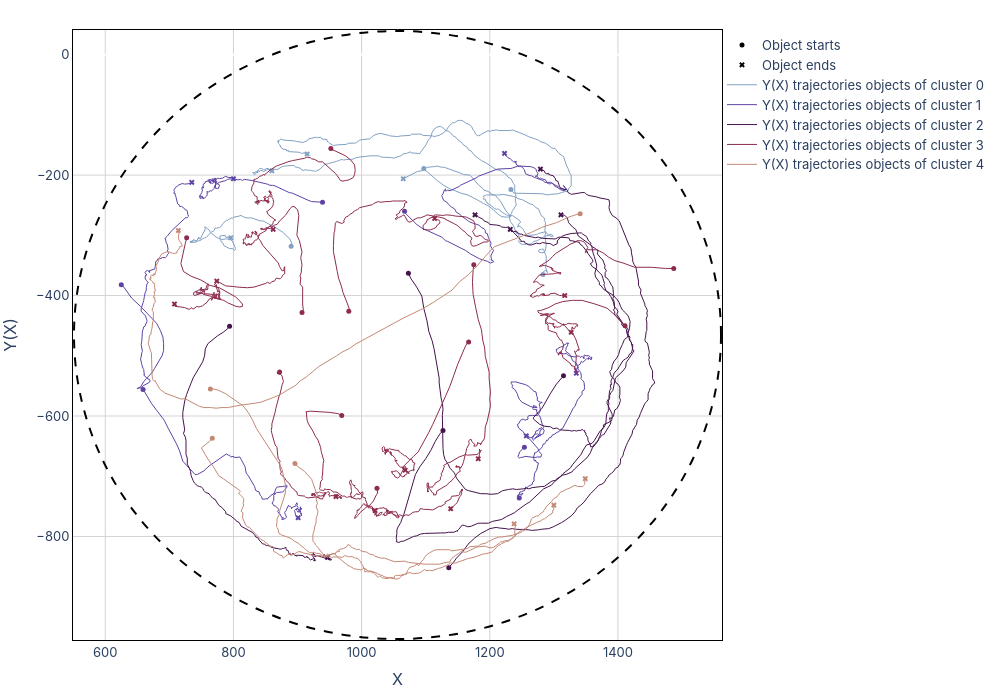

This figure's notebook cell:
### Code cell
clusters = Clusterer(df, coord_data = coord_data, robots_form=robots_form ,n_clusters = 5, colors = colors, time_period = time_period, save_flag = True)
clusters.cluster_creating()
clusters.cluster_analysis()

### Figure 1 — Plotly figure (JSON) as saved in the notebook; plotly's stock layout.template omitted (floating-point values rounded to 4 significant figures; data arrays with more than 128 entries replaced by an {"elided": "..."} marker saying what was removed)
{"data": [{"line": {"color": "black", "width": 1}, "marker": {"color": "black", "size": 5, "symbol": "circle"}, "mode": "markers", "name": "Object starts", "showlegend": true, "type": "scatter", "x": [null], "y": [null]}, {"line": {"color": "black", "width": 1}, "marker": {"color": "black", "size": 5, "symbol": "x"}, "mode": "markers", "name": "Object ends", "showlegend": true, "type": "scatter", "x": [null], "y": [null]}, {"line": {"color": "rgb(130, 160, 195)", "width": 1}, "mode": "lines", "name": "Y(X) trajectories objects of cluster 0", "showlegend": true, "type": "scatter", "x": {"elided": "200 int values"}, "xaxis": "x", "y": {"elided": "200 int values"}, "yaxis": "y"}, {"line": {"color": "black", "width": 1}, "marker": {"color": "rgb(130, 160, 195)", "size": 5, "symbol": "circle"}, "mode": "markers", "name": "Object starts", "showlegend": false, "type": "scatter", "x": [1283], "y": [-365]}, {"line": {"color": "black", "width": 1}, "marker": {"color": "rgb(130, 160, 195)", "size": 5, "symbol": "x"}, "mode": "markers", "name": "Object ends", "showlegend": false, "type": "scatter", "x": [1065], "y": [-206]}, {"line": {"color": "rgb(130, 160, 195)", "width": 1}, "mode": "lines", "name": "Y(X) trajectories objects of cluster 0", "showlegend": false, "type": "scatter", "x": {"elided": "200 int values"}, "xaxis": "x", "y": {"elided": "200 int values"}, "yaxis": "y"}, {"line": {"color": "black", "width": 1}, "marker": {"color": "rgb(130, 160, 195)", "size": 5, "symbol": "circle"}, "mode": "markers", "name": "Object starts", "showlegend": false, "type": "scatter", "x": [1233], "y": [-224]}, {"line": {"color": "black", "width": 1}, "marker": {"color": "rgb(130, 160, 195)", "size": 5, "symbol": "x"}, "mode": "markers", "name": "Object ends", "showlegend": false, "type": "scatter", "x": [915], "y": [-165]}, {"line": {"color": "rgb(130, 160, 195)", "width": 1}, "mode": "lines", "name": "Y(X) trajectories objects of cluster 0", "showlegend": false, "type": "scatter", "x": {"elided": "200 int values"}, "xaxis": "x", "y": {"elided": "200 int values"}, "yaxis": "y"}, {"line": {"color": "black", "width": 1}, "marker": {"color": "rgb(130, 160, 195)", "size": 5, "symbol": "circle"}, "mode": "markers", "name": "Object starts", "showlegend": false, "type": "scatter", "x": [890], "y": [-318]}, {"line": {"color": "black", "width": 1}, "marker": {"color": "rgb(130, 160, 195)", "size": 5, "symbol": "x"}, "mode": "markers", "name": "Object ends", "showlegend": false, "type": "scatter", "x": [796], "y": [-304]}, {"line": {"color": "rgb(130, 160, 195)", "width": 1}, "mode": "lines", "name": "Y(X) trajectories objects of cluster 0", "showlegend": false, "type": "scatter", "x": {"elided": "200 int values"}, "xaxis": "x", "y": {"elided": "200 int values"}, "yaxis": "y"}, {"line": {"color": "black", "width": 1}, "marker": {"color": "rgb(130, 160, 195)", "size": 5, "symbol": "circle"}, "mode": "markers", "name": "Object starts", "showlegend": false, "type": "scatter", "x": [1097], "y": [-189]}, {"line": {"color": "black", "width": 1}, "marker": {"color": "rgb(130, 160, 195)", "size": 5, "symbol": "x"}, "mode": "markers", "name": "Object ends", "showlegend": false, "type": "scatter", "x": [860], "y": [-193]}, {"line": {"color": "rgb(94, 67, 165)", "width": 1}, "mode": "lines", "name": "Y(X) trajectories objects of cluster 1", "showlegend": true, "type": "scatter", "x": {"elided": "200 int values"}, "xaxis": "x", "y": {"elided": "200 int values"}, "yaxis": "y"}, {"line": {"color": "black", "width": 1}, "marker": {"color": "rgb(94, 67, 165)", "size": 5, "symbol": "circle"}, "mode": "markers", "name": "Object starts", "showlegend": false, "type": "scatter", "x": [659], "y": [-556]}, {"line": {"color": "black", "width": 1}, "marker": {"color": "rgb(94, 67, 165)", "size": 5, "symbol": "x"}, "mode": "markers", "name": "Object ends", "showlegend": false, "type": "scatter", "x": [901], "y": [-769]}, {"line": {"color": "rgb(94, 67, 165)", "width": 1}, "mode": "lines", "name": "Y(X) trajectories objects of cluster 1", "showlegend": false, "type": "scatter", "x": {"elided": "200 int values"}, "xaxis": "x", "y": {"elided": "200 int values"}, "yaxis": "y"}, {"line": {"color": "black", "width": 1}, "marker": {"color": "rgb(94, 67, 165)", "size": 5, "symbol": "circle"}, "mode": "markers", "name": "Object starts", "showlegend": false, "type": "scatter", "x": [625], "y": [-382]}, {"line": {"color": "black", "width": 1}, "marker": {"color": "rgb(94, 67, 165)", "size": 5, "symbol": "x"}, "mode": "markers", "name": "Object ends", "showlegend": false, "type": "scatter", "x": [735], "y": [-212]}, {"line": {"color": "rgb(94, 67, 165)", "width": 1}, "mode": "lines", "name": "Y(X) trajectories objects of cluster 1", "showlegend": false, "type": "scatter", "x": {"elided": "200 int values"}, "xaxis": "x", "y": {"elided": "200 int values"}, "yaxis": "y"}, {"line": {"color": "black", "width": 1}, "marker": {"color": "rgb(94, 67, 165)", "size": 5, "symbol": "circle"}, "mode": "markers", "name": "Object starts", "showlegend": false, "type": "scatter", "x": [1254], "y": [-652]}, {"line": {"color": "black", "width": 1}, "marker": {"color": "rgb(94, 67, 165)", "size": 5, "symbol": "x"}, "mode": "markers", "name": "Object ends", "showlegend": false, "type": "scatter", "x": [1257], "y": [-633]}, {"line": {"color": "rgb(94, 67, 165)", "width": 1}, "mode": "lines", "name": "Y(X) trajectories objects of cluster 1", "showlegend": false, "type": "scatter", "x": {"elided": "200 int values"}, "xaxis": "x", "y": {"elided": "200 int values"}, "yaxis": "y"}, {"line": {"color": "black", "width": 1}, "marker": {"color": "rgb(94, 67, 165)", "size": 5, "symbol": "circle"}, "mode": "markers", "name": "Object starts", "showlegend": false, "type": "scatter", "x": [1067], "y": [-260]}, {"line": {"color": "black", "width": 1}, "marker": {"color": "rgb(94, 67, 165)", "size": 5, "symbol": "x"}, "mode": "markers", "name": "Object ends", "showlegend": false, "type": "scatter", "x": [1223], "y": [-164]}, {"line": {"color": "rgb(94, 67, 165)", "width": 1}, "mode": "lines", "name": "Y(X) trajectories objects of cluster 1", "showlegend": false, "type": "scatter", "x": {"elided": "200 int values"}, "xaxis": "x", "y": {"elided": "200 int values"}, "yaxis": "y"}, {"line": {"color": "black", "width": 1}, "marker": {"color": "rgb(94, 67, 165)", "size": 5, "symbol": "circle"}, "mode": "markers", "name": "Object starts", "showlegend": false, "type": "scatter", "x": [939], "y": [-245]}, {"line": {"color": "black", "width": 1}, "marker": {"color": "rgb(94, 67, 165)", "size": 5, "symbol": "x"}, "mode": "markers", "name": "Object ends", "showlegend": false, "type": "scatter", "x": [800], "y": [-206]}, {"line": {"color": "rgb(94, 67, 165)", "width": 1}, "mode": "lines", "name": "Y(X) trajectories objects of cluster 1", "showlegend": false, "type": "scatter", "x": {"elided": "200 int values"}, "xaxis": "x", "y": {"elided": "200 int values"}, "yaxis": "y"}, {"line": {"color": "black", "width": 1}, "marker": {"color": "rgb(94, 67, 165)", "size": 5, "symbol": "circle"}, "mode": "markers", "name": "Object starts", "showlegend": false, "type": "scatter", "x": [1246], "y": [-736]}, {"line": {"color": "black", "width": 1}, "marker": {"color": "rgb(94, 67, 165)", "size": 5, "symbol": "x"}, "mode": "markers", "name": "Object ends", "showlegend": false, "type": "scatter", "x": [1335], "y": [-529]}, {"line": {"color": "rgb(69, 18, 76)", "width": 1}, "mode": "lines", "name": "Y(X) trajectories objects of cluster 2", "showlegend": true, "type": "scatter", "x": {"elided": "200 int values"}, "xaxis": "x", "y": {"elided": "200 int values"}, "yaxis": "y"}, {"line": {"color": "black", "width": 1}, "marker": {"color": "rgb(69, 18, 76)", "size": 5, "symbol": "circle"}, "mode": "markers", "name": "Object starts", "showlegend": false, "type": "scatter", "x": [1315], "y": [-533]}, {"line": {"color": "black", "width": 1}, "marker": {"color": "rgb(69, 18, 76)", "size": 5, "symbol": "x"}, "mode": "markers", "name": "Object ends", "showlegend": false, "type": "scatter", "x": [1177], "y": [-266]}, {"line": {"color": "rgb(69, 18, 76)", "width": 1}, "mode": "lines", "name": "Y(X) trajectories objects of cluster 2", "showlegend": false, "type": "scatter", "x": {"elided": "200 int values"}, "xaxis": "x", "y": {"elided": "200 int values"}, "yaxis": "y"}, {"line": {"color": "black", "width": 1}, "marker": {"color": "rgb(69, 18, 76)", "size": 5, "symbol": "circle"}, "mode": "markers", "name": "Object starts", "showlegend": false, "type": "scatter", "x": [1136], "y": [-852]}, {"line": {"color": "black", "width": 1}, "marker": {"color": "rgb(69, 18, 76)", "size": 5, "symbol": "x"}, "mode": "markers", "name": "Object ends", "showlegend": false, "type": "scatter", "x": [1279], "y": [-190]}, {"line": {"color": "rgb(69, 18, 76)", "width": 1}, "mode": "lines", "name": "Y(X) trajectories objects of cluster 2", "showlegend": false, "type": "scatter", "x": {"elided": "200 int values"}, "xaxis": "x", "y": {"elided": "200 int values"}, "yaxis": "y"}, {"line": {"color": "black", "width": 1}, "marker": {"color": "rgb(69, 18, 76)", "size": 5, "symbol": "circle"}, "mode": "markers", "name": "Object starts", "showlegend": false, "type": "scatter", "x": [794], "y": [-451]}, {"line": {"color": "black", "width": 1}, "marker": {"color": "rgb(69, 18, 76)", "size": 5, "symbol": "x"}, "mode": "markers", "name": "Object ends", "showlegend": false, "type": "scatter", "x": [947], "y": [-835]}, {"line": {"color": "rgb(69, 18, 76)", "width": 1}, "mode": "lines", "name": "Y(X) trajectories objects of cluster 2", "showlegend": false, "type": "scatter", "x": {"elided": "200 int values"}, "xaxis": "x", "y": {"elided": "200 int values"}, "yaxis": "y"}, {"line": {"color": "black", "width": 1}, "marker": {"color": "rgb(69, 18, 76)", "size": 5, "symbol": "circle"}, "mode": "markers", "name": "Object starts", "showlegend": false, "type": "scatter", "x": [1073], "y": [-363]}, {"line": {"color": "black", "width": 1}, "marker": {"color": "rgb(69, 18, 76)", "size": 5, "symbol": "x"}, "mode": "markers", "name": "Object ends", "showlegend": false, "type": "scatter", "x": [1232], "y": [-290]}, {"line": {"color": "rgb(69, 18, 76)", "width": 1}, "mode": "lines", "name": "Y(X) trajectories objects of cluster 2", "showlegend": false, "type": "scatter", "x": {"elided": "200 int values"}, "xaxis": "x", "y": {"elided": "200 int values"}, "yaxis": "y"}, {"line": {"color": "black", "width": 1}, "marker": {"color": "rgb(69, 18, 76)", "size": 5, "symbol": "circle"}, "mode": "markers", "name": "Object starts", "showlegend": false, "type": "scatter", "x": [1127], "y": [-624]}, {"line": {"color": "black", "width": 1}, "marker": {"color": "rgb(69, 18, 76)", "size": 5, "symbol": "x"}, "mode": "markers", "name": "Object ends", "showlegend": false, "type": "scatter", "x": [1311], "y": [-266]}, {"line": {"color": "rgb(142, 44, 80)", "width": 1}, "mode": "lines", "name": "Y(X) trajectories objects of cluster 3", "showlegend": true, "type": "scatter", "x": {"elided": "200 int values"}, "xaxis": "x", "y": {"elided": "200 int values"}, "yaxis": "y"}, {"line": {"color": "black", "width": 1}, "marker": {"color": "rgb(142, 44, 80)", "size": 5, "symbol": "circle"}, "mode": "markers", "name": "Object starts", "showlegend": false, "type": "scatter", "x": [1411], "y": [-450]}, {"line": {"color": "black", "width": 1}, "marker": {"color": "rgb(142, 44, 80)", "size": 5, "symbol": "x"}, "mode": "markers", "name": "Object ends", "showlegend": false, "type": "scatter", "x": [1327], "y": [-461]}, {"line": {"color": "rgb(142, 44, 80)", "width": 1}, "mode": "lines", "name": "Y(X) trajectories objects of cluster 3", "showlegend": false, "type": "scatter", "x": {"elided": "200 int values"}, "xaxis": "x", "y": {"elided": "200 int values"}, "yaxis": "y"}, {"line": {"color": "black", "width": 1}, "marker": {"color": "rgb(142, 44, 80)", "size": 5, "symbol": "circle"}, "mode": "markers", "name": "Object starts", "showlegend": false, "type": "scatter", "x": [872], "y": [-527]}, {"line": {"color": "black", "width": 1}, "marker": {"color": "rgb(142, 44, 80)", "size": 5, "symbol": "x"}, "mode": "markers", "name": "Object ends", "showlegend": false, "type": "scatter", "x": [960], "y": [-734]}, {"line": {"color": "rgb(142, 44, 80)", "width": 1}, "mode": "lines", "name": "Y(X) trajectories objects of cluster 3", "showlegend": false, "type": "scatter", "x": {"elided": "200 int values"}, "xaxis": "x", "y": {"elided": "200 int values"}, "yaxis": "y"}, {"line": {"color": "black", "width": 1}, "marker": {"color": "rgb(142, 44, 80)", "size": 5, "symbol": "circle"}, "mode": "markers", "name": "Object starts", "showlegend": false, "type": "scatter", "x": [1487], "y": [-355]}, {"line": {"color": "black", "width": 1}, "marker": {"color": "rgb(142, 44, 80)", "size": 5, "symbol": "x"}, "mode": "markers", "name": "Object ends", "showlegend": false, "type": "scatter", "x": [1317], "y": [-400]}, {"line": {"color": "rgb(142, 44, 80)", "width": 1}, "mode": "lines", "name": "Y(X) trajectories objects of cluster 3", "showlegend": false, "type": "scatter", "x": {"elided": "200 int values"}, "xaxis": "x", "y": {"elided": "200 int values"}, "yaxis": "y"}, {"line": {"color": "black", "width": 1}, "marker": {"color": "rgb(142, 44, 80)", "size": 5, "symbol": "circle"}, "mode": "markers", "name": "Object starts", "showlegend": false, "type": "scatter", "x": [952], "y": [-156]}, {"line": {"color": "black", "width": 1}, "marker": {"color": "rgb(142, 44, 80)", "size": 5, "symbol": "x"}, "mode": "markers", "name": "Object ends", "showlegend": false, "type": "scatter", "x": [862], "y": [-290]}, {"line": {"color": "rgb(142, 44, 80)", "width": 1}, "mode": "lines", "name": "Y(X) trajectories objects of cluster 3", "showlegend": false, "type": "scatter", "x": {"elided": "200 int values"}, "xaxis": "x", "y": {"elided": "200 int values"}, "yaxis": "y"}, {"line": {"color": "black", "width": 1}, "marker": {"color": "rgb(142, 44, 80)", "size": 5, "symbol": "circle"}, "mode": "markers", "name": "Object starts", "showlegend": false, "type": "scatter", "x": [1175], "y": [-349]}, {"line": {"color": "black", "width": 1}, "marker": {"color": "rgb(142, 44, 80)", "size": 5, "symbol": "x"}, "mode": "markers", "name": "Object ends", "showlegend": false, "type": "scatter", "x": [1182], "y": [-671]}, {"line": {"color": "rgb(142, 44, 80)", "width": 1}, "mode": "lines", "name": "Y(X) trajectories objects of cluster 3", "showlegend": false, "type": "scatter", "x": {"elided": "200 int values"}, "xaxis": "x", "y": {"elided": "200 int values"}, "yaxis": "y"}, {"line": {"color": "black", "width": 1}, "marker": {"color": "rgb(142, 44, 80)", "size": 5, "symbol": "circle"}, "mode": "markers", "name": "Object starts", "showlegend": false, "type": "scatter", "x": [1167], "y": [-477]}, {"line": {"color": "black", "width": 1}, "marker": {"color": "rgb(142, 44, 80)", "size": 5, "symbol": "x"}, "mode": "markers", "name": "Object ends", "showlegend": false, "type": "scatter", "x": [1068], "y": [-690]}, {"line": {"color": "rgb(142, 44, 80)", "width": 1}, "mode": "lines", "name": "Y(X) trajectories objects of cluster 3", "showlegend": false, "type": "scatter", "x": {"elided": "200 int values"}, "xaxis": "x", "y": {"elided": "200 int values"}, "yaxis": "y"}, {"line": {"color": "black", "width": 1}, "marker": {"color": "rgb(142, 44, 80)", "size": 5, "symbol": "circle"}, "mode": "markers", "name": "Object starts", "showlegend": false, "type": "scatter", "x": [980], "y": [-426]}, {"line": {"color": "black", "width": 1}, "marker": {"color": "rgb(142, 44, 80)", "size": 5, "symbol": "x"}, "mode": "markers", "name": "Object ends", "showlegend": false, "type": "scatter", "x": [1114], "y": [-272]}, {"line": {"color": "rgb(142, 44, 80)", "width": 1}, "mode": "lines", "name": "Y(X) trajectories objects of cluster 3", "showlegend": false, "type": "scatter", "x": {"elided": "200 int values"}, "xaxis": "x", "y": {"elided": "200 int values"}, "yaxis": "y"}, {"line": {"color": "black", "width": 1}, "marker": {"color": "rgb(142, 44, 80)", "size": 5, "symbol": "circle"}, "mode": "markers", "name": "Object starts", "showlegend": false, "type": "scatter", "x": [727], "y": [-304]}, {"line": {"color": "black", "width": 1}, "marker": {"color": "rgb(142, 44, 80)", "size": 5, "symbol": "x"}, "mode": "markers", "name": "Object ends", "showlegend": false, "type": "scatter", "x": [708], "y": [-414]}, {"line": {"color": "rgb(142, 44, 80)", "width": 1}, "mode": "lines", "name": "Y(X) trajectories objects of cluster 3", "showlegend": false, "type": "scatter", "x": {"elided": "200 int values"}, "xaxis": "x", "y": {"elided": "200 int values"}, "yaxis": "y"}, {"line": {"color": "black", "width": 1}, "marker": {"color": "rgb(142, 44, 80)", "size": 5, "symbol": "circle"}, "mode": "markers", "name": "Object starts", "showlegend": false, "type": "scatter", "x": [969], "y": [-599]}, {"line": {"color": "black", "width": 1}, "marker": {"color": "rgb(142, 44, 80)", "size": 5, "symbol": "x"}, "mode": "markers", "name": "Object ends", "showlegend": false, "type": "scatter", "x": [1021], "y": [-757]}, {"line": {"color": "rgb(142, 44, 80)", "width": 1}, "mode": "lines", "name": "Y(X) trajectories objects of cluster 3", "showlegend": false, "type": "scatter", "x": {"elided": "200 int values"}, "xaxis": "x", "y": {"elided": "200 int values"}, "yaxis": "y"}, {"line": {"color": "black", "width": 1}, "marker": {"color": "rgb(142, 44, 80)", "size": 5, "symbol": "circle"}, "mode": "markers", "name": "Object starts", "showlegend": false, "type": "scatter", "x": [1024], "y": [-720]}, {"line": {"color": "black", "width": 1}, "marker": {"color": "rgb(142, 44, 80)", "size": 5, "symbol": "x"}, "mode": "markers", "name": "Object ends", "showlegend": false, "type": "scatter", "x": [1139], "y": [-754]}, {"line": {"color": "rgb(142, 44, 80)", "width": 1}, "mode": "lines", "name": "Y(X) trajectories objects of cluster 3", "showlegend": false, "type": "scatter", "x": {"elided": "200 int values"}, "xaxis": "x", "y": {"elided": "200 int values"}, "yaxis": "y"}, {"line": {"color": "black", "width": 1}, "marker": {"color": "rgb(142, 44, 80)", "size": 5, "symbol": "circle"}, "mode": "markers", "name": "Object starts", "showlegend": false, "type": "scatter", "x": [907], "y": [-428]}, {"line": {"color": "black", "width": 1}, "marker": {"color": "rgb(142, 44, 80)", "size": 5, "symbol": "x"}, "mode": "markers", "name": "Object ends", "showlegend": false, "type": "scatter", "x": [774], "y": [-376]}, {"line": {"color": "rgb(196, 137, 118)", "width": 1}, "mode": "lines", "name": "Y(X) trajectories objects of cluster 4", "showlegend": true, "type": "scatter", "x": {"elided": "200 int values"}, "xaxis": "x", "y": {"elided": "200 int values"}, "yaxis": "y"}, {"line": {"color": "black", "width": 1}, "marker": {"color": "rgb(196, 137, 118)", "size": 5, "symbol": "circle"}, "mode": "markers", "name": "Object starts", "showlegend": false, "type": "scatter", "x": [767], "y": [-637]}, {"line": {"color": "black", "width": 1}, "marker": {"color": "rgb(196, 137, 118)", "size": 5, "symbol": "x"}, "mode": "markers", "name": "Object ends", "showlegend": false, "type": "scatter", "x": [1238], "y": [-779]}, {"line": {"color": "rgb(196, 137, 118)", "width": 1}, "mode": "lines", "name": "Y(X) trajectories objects of cluster 4", "showlegend": false, "type": "scatter", "x": {"elided": "200 int values"}, "xaxis": "x", "y": {"elided": "200 int values"}, "yaxis": "y"}, {"line": {"color": "black", "width": 1}, "marker": {"color": "rgb(196, 137, 118)", "size": 5, "symbol": "circle"}, "mode": "markers", "name": "Object starts", "showlegend": false, "type": "scatter", "x": [1341], "y": [-264]}, {"line": {"color": "black", "width": 1}, "marker": {"color": "rgb(196, 137, 118)", "size": 5, "symbol": "x"}, "mode": "markers", "name": "Object ends", "showlegend": false, "type": "scatter", "x": [714], "y": [-292]}, {"line": {"color": "rgb(196, 137, 118)", "width": 1}, "mode": "lines", "name": "Y(X) trajectories objects of cluster 4", "showlegend": false, "type": "scatter", "x": {"elided": "200 int values"}, "xaxis": "x", "y": {"elided": "200 int values"}, "yaxis": "y"}, {"line": {"color": "black", "width": 1}, "marker": {"color": "rgb(196, 137, 118)", "size": 5, "symbol": "circle"}, "mode": "markers", "name": "Object starts", "showlegend": false, "type": "scatter", "x": [764], "y": [-555]}, {"line": {"color": "black", "width": 1}, "marker": {"color": "rgb(196, 137, 118)", "size": 5, "symbol": "x"}, "mode": "markers", "name": "Object ends", "showlegend": false, "type": "scatter", "x": [1300], "y": [-748]}, {"line": {"color": "rgb(196, 137, 118)", "width": 1}, "mode": "lines", "name": "Y(X) trajectories objects of cluster 4", "showlegend": false, "type": "scatter", "x": {"elided": "200 int values"}, "xaxis": "x", "y": {"elided": "200 int values"}, "yaxis": "y"}, {"line": {"color": "black", "width": 1}, "marker": {"color": "rgb(196, 137, 118)", "size": 5, "symbol": "circle"}, "mode": "markers", "name": "Object starts", "showlegend": false, "type": "scatter", "x": [896], "y": [-679]}, {"line": {"color": "black", "width": 1}, "marker": {"color": "rgb(196, 137, 118)", "size": 5, "symbol": "x"}, "mode": "markers", "name": "Object ends", "showlegend": false, "type": "scatter", "x": [1349], "y": [-704]}], "layout": {"font": {"family": "Inter", "size": 13}, "height": 700, "legend": {"bgcolor": "rgba(0,0,0,0)", "x": 1, "xanchor": "left", "y": 1, "yanchor": "top"}, "margin": {"b": 60, "l": 70, "r": 10, "t": 30}, "plot_bgcolor": "white", "shapes": [{"line": {"color": "black", "dash": "dash", "width": 2}, "type": "circle", "x0": 551.2, "x1": 1561.0, "xref": "x", "y0": -970.3, "y1": 39.28, "yref": "y"}], "width": 1000, "xaxis": {"anchor": "y", "domain": [0, 1], "gridcolor": "lightgrey", "linecolor": "black", "linewidth": 1, "mirror": true, "showline": true, "title": {"text": "X"}}, "yaxis": {"anchor": "x", "domain": [0, 1], "gridcolor": "lightgrey", "linecolor": "black", "linewidth": 1, "mirror": true, "showline": true, "title": {"text": "Y(X)"}}}}
